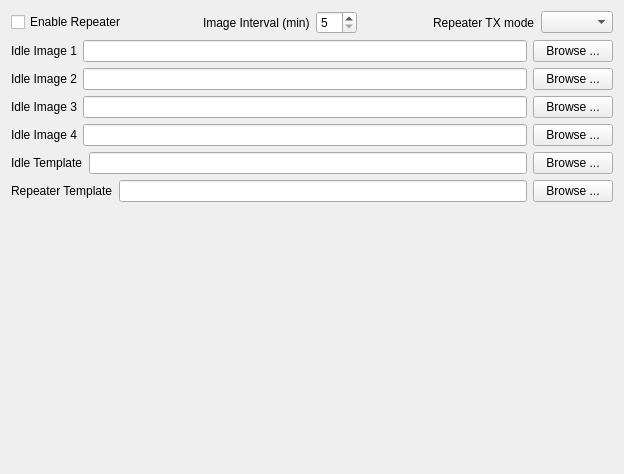
<?xml version="1.0" encoding="UTF-8"?>
<ui version="4.0">
 <class>repeaterConfig</class>
 <widget class="QWidget" name="repeaterConfig">
  <property name="geometry">
   <rect>
    <x>0</x>
    <y>0</y>
    <width>624</width>
    <height>474</height>
   </rect>
  </property>
  <property name="windowTitle">
   <string>Form</string>
  </property>
  <layout class="QVBoxLayout" name="verticalLayout">
   <item>
    <layout class="QHBoxLayout" name="_2">
     <item>
      <widget class="QCheckBox" name="repeaterEnableCheckBox">
       <property name="text">
        <string>Enable Repeater</string>
       </property>
      </widget>
     </item>
     <item>
      <spacer>
       <property name="orientation">
        <enum>Qt::Horizontal</enum>
       </property>
       <property name="sizeType">
        <enum>QSizePolicy::Expanding</enum>
       </property>
       <property name="sizeHint" stdset="0">
        <size>
         <width>20</width>
         <height>20</height>
        </size>
       </property>
      </spacer>
     </item>
     <item>
      <layout class="QHBoxLayout" name="_3">
       <property name="spacing">
        <number>6</number>
       </property>
       <property name="leftMargin">
        <number>0</number>
       </property>
       <property name="topMargin">
        <number>0</number>
       </property>
       <property name="rightMargin">
        <number>0</number>
       </property>
       <property name="bottomMargin">
        <number>0</number>
       </property>
       <item>
        <widget class="QLabel" name="imageIntervalLabel">
         <property name="text">
          <string>Image Interval (min)</string>
         </property>
         <property name="wordWrap">
          <bool>false</bool>
         </property>
        </widget>
       </item>
       <item>
        <widget class="QSpinBox" name="imageIntervalSpinBox">
         <property name="minimum">
          <number>5</number>
         </property>
        </widget>
       </item>
      </layout>
     </item>
     <item>
      <spacer>
       <property name="orientation">
        <enum>Qt::Horizontal</enum>
       </property>
       <property name="sizeType">
        <enum>QSizePolicy::Expanding</enum>
       </property>
       <property name="sizeHint" stdset="0">
        <size>
         <width>60</width>
         <height>20</height>
        </size>
       </property>
      </spacer>
     </item>
     <item>
      <layout class="QHBoxLayout" name="_4">
       <property name="spacing">
        <number>6</number>
       </property>
       <property name="leftMargin">
        <number>0</number>
       </property>
       <property name="topMargin">
        <number>0</number>
       </property>
       <property name="rightMargin">
        <number>0</number>
       </property>
       <property name="bottomMargin">
        <number>0</number>
       </property>
       <item>
        <widget class="QLabel" name="repeaterTxModeLabel">
         <property name="text">
          <string>Repeater TX mode</string>
         </property>
         <property name="wordWrap">
          <bool>false</bool>
         </property>
        </widget>
       </item>
       <item>
        <widget class="QComboBox" name="repeaterTxModeComboBox"/>
       </item>
      </layout>
     </item>
    </layout>
   </item>
   <item>
    <layout class="QHBoxLayout" name="_6">
     <property name="spacing">
      <number>6</number>
     </property>
     <property name="leftMargin">
      <number>0</number>
     </property>
     <property name="topMargin">
      <number>0</number>
     </property>
     <property name="rightMargin">
      <number>0</number>
     </property>
     <property name="bottomMargin">
      <number>0</number>
     </property>
     <item>
      <widget class="QLabel" name="rep1Label">
       <property name="text">
        <string>Idle Image 1</string>
       </property>
       <property name="wordWrap">
        <bool>false</bool>
       </property>
      </widget>
     </item>
     <item>
      <widget class="QLineEdit" name="repeaterImage1LineEdit">
       <property name="modified">
        <bool>false</bool>
       </property>
      </widget>
     </item>
     <item>
      <widget class="QPushButton" name="rp1BrowseButton">
       <property name="sizePolicy">
        <sizepolicy hsizetype="Fixed" vsizetype="Fixed">
         <horstretch>0</horstretch>
         <verstretch>0</verstretch>
        </sizepolicy>
       </property>
       <property name="text">
        <string>Browse ...</string>
       </property>
      </widget>
     </item>
    </layout>
   </item>
   <item>
    <layout class="QHBoxLayout" name="_5">
     <property name="spacing">
      <number>6</number>
     </property>
     <property name="leftMargin">
      <number>0</number>
     </property>
     <property name="topMargin">
      <number>0</number>
     </property>
     <property name="rightMargin">
      <number>0</number>
     </property>
     <property name="bottomMargin">
      <number>0</number>
     </property>
     <item>
      <widget class="QLabel" name="rp2Label">
       <property name="text">
        <string>Idle Image 2</string>
       </property>
       <property name="wordWrap">
        <bool>false</bool>
       </property>
      </widget>
     </item>
     <item>
      <widget class="QLineEdit" name="repeaterImage2LineEdit">
       <property name="modified">
        <bool>false</bool>
       </property>
      </widget>
     </item>
     <item>
      <widget class="QPushButton" name="rp2BrowseButton">
       <property name="sizePolicy">
        <sizepolicy hsizetype="Fixed" vsizetype="Fixed">
         <horstretch>0</horstretch>
         <verstretch>0</verstretch>
        </sizepolicy>
       </property>
       <property name="text">
        <string>Browse ...</string>
       </property>
      </widget>
     </item>
    </layout>
   </item>
   <item>
    <layout class="QHBoxLayout" name="_7">
     <property name="spacing">
      <number>6</number>
     </property>
     <property name="leftMargin">
      <number>0</number>
     </property>
     <property name="topMargin">
      <number>0</number>
     </property>
     <property name="rightMargin">
      <number>0</number>
     </property>
     <property name="bottomMargin">
      <number>0</number>
     </property>
     <item>
      <widget class="QLabel" name="rp3Label">
       <property name="text">
        <string>Idle Image 3</string>
       </property>
       <property name="wordWrap">
        <bool>false</bool>
       </property>
      </widget>
     </item>
     <item>
      <widget class="QLineEdit" name="repeaterImage3LineEdit">
       <property name="modified">
        <bool>false</bool>
       </property>
      </widget>
     </item>
     <item>
      <widget class="QPushButton" name="rp3BrowseButton">
       <property name="sizePolicy">
        <sizepolicy hsizetype="Fixed" vsizetype="Fixed">
         <horstretch>0</horstretch>
         <verstretch>0</verstretch>
        </sizepolicy>
       </property>
       <property name="text">
        <string>Browse ...</string>
       </property>
      </widget>
     </item>
    </layout>
   </item>
   <item>
    <layout class="QHBoxLayout">
     <property name="spacing">
      <number>6</number>
     </property>
     <property name="leftMargin">
      <number>0</number>
     </property>
     <property name="topMargin">
      <number>0</number>
     </property>
     <property name="rightMargin">
      <number>0</number>
     </property>
     <property name="bottomMargin">
      <number>0</number>
     </property>
     <item>
      <widget class="QLabel" name="rp4Label">
       <property name="text">
        <string>Idle Image 4</string>
       </property>
       <property name="wordWrap">
        <bool>false</bool>
       </property>
      </widget>
     </item>
     <item>
      <widget class="QLineEdit" name="repeaterImage4LineEdit">
       <property name="modified">
        <bool>false</bool>
       </property>
      </widget>
     </item>
     <item>
      <widget class="QPushButton" name="rp4BrowseButton">
       <property name="sizePolicy">
        <sizepolicy hsizetype="Fixed" vsizetype="Fixed">
         <horstretch>0</horstretch>
         <verstretch>0</verstretch>
        </sizepolicy>
       </property>
       <property name="text">
        <string>Browse ...</string>
       </property>
      </widget>
     </item>
    </layout>
   </item>
   <item>
    <layout class="QHBoxLayout" name="horizontalLayout_6">
     <item>
      <widget class="QLabel" name="Label">
       <property name="text">
        <string>Idle Template</string>
       </property>
       <property name="wordWrap">
        <bool>false</bool>
       </property>
      </widget>
     </item>
     <item>
      <widget class="QLineEdit" name="idleTemplateLineEdit"/>
     </item>
     <item>
      <widget class="QPushButton" name="idleTemplateBrowseButton">
       <property name="sizePolicy">
        <sizepolicy hsizetype="Fixed" vsizetype="Fixed">
         <horstretch>0</horstretch>
         <verstretch>0</verstretch>
        </sizepolicy>
       </property>
       <property name="text">
        <string>Browse ...</string>
       </property>
      </widget>
     </item>
    </layout>
   </item>
   <item>
    <layout class="QHBoxLayout" name="horizontalLayout_7">
     <item>
      <widget class="QLabel" name="ackLabel">
       <property name="text">
        <string>Repeater Template</string>
       </property>
       <property name="wordWrap">
        <bool>false</bool>
       </property>
      </widget>
     </item>
     <item>
      <widget class="QLineEdit" name="repeaterTemplateLineEdit"/>
     </item>
     <item>
      <widget class="QPushButton" name="repeaterTemplateBrowseButton">
       <property name="sizePolicy">
        <sizepolicy hsizetype="Fixed" vsizetype="Fixed">
         <horstretch>0</horstretch>
         <verstretch>0</verstretch>
        </sizepolicy>
       </property>
       <property name="text">
        <string>Browse ...</string>
       </property>
      </widget>
     </item>
    </layout>
   </item>
   <item>
    <spacer name="verticalSpacer">
     <property name="orientation">
      <enum>Qt::Vertical</enum>
     </property>
     <property name="sizeHint" stdset="0">
      <size>
       <width>20</width>
       <height>202</height>
      </size>
     </property>
    </spacer>
   </item>
  </layout>
 </widget>
 <resources/>
 <connections/>
</ui>
